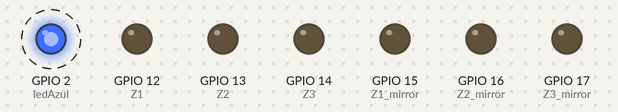
A sketch run on a simulated ESP32. On the bench: output pins drawn as LEDs (lit = HIGH). Dashed ring = blinking. The local clock reads 2024-03-15 10:24:30 at power-on unless the sketch sets it; what the sketch prints to the serial monitor is not drawn.

Above: at 2.5 s.
Timing chart, 0 to 6.6 s (numbered marks = the images above):
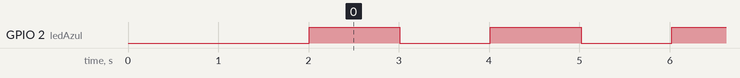

The sketch:

MobiusHubSetup.ino
```cpp
// Modelo Obsoleto / Veasé (MobiusHubSetup Legacy/DEPRECATED.md)
// Bienvenido a Möbius, úsese este código en dispositivos ESP-32
// Reportese y documentese cualquier error presente
// Z (Zona)
// Configurese PIN, Hora Local
// Capacidades Límitadas

// Sin Actualizar

// Incompatible con Equipo, Relé

#include <WiFi.h>
#include "time.h"

// Setup PIN Digital y LED
const int Z1 = 12;     // Configurese
const int Z2 = 13;     // Configurese
const int Z3 = 14;     // Configurese
const int ledAzul = 2; // No Configurar o Modificar

// PIN Espejo (!1, !2, !3)
const int Z1_mirror = 15; // Configurese
const int Z2_mirror = 16; // Configurese
const int Z3_mirror = 17; // Configurese

// Setup Tiempo
const long gmtOffset_sec = -5 * 3600;
const int daylightOffset_sec = 0;

// Setup Control de LED
unsigned long previousMillis = 0;
const long interval = 1000; // Intervalo 1s
int patternStep = 0;
bool errorState = false;
bool horaConfigurada = false;

// Estructura Horarios / Veasé Días y Horarios
struct HorarioRiego {
  int horaInicio;
  int minutoInicio;
  int horaFin;
  int minutoFin;
};

// Días de Riego L(1), X(3), V(5), D(0)
const int diasRiego[] = {1, 3, 5, 0};
const int numDiasRiego = 4;

// Horarios de Riego
HorarioRiego horarios[] = {
  {6, 30, 6, 45},  // Configurese
  {14, 40, 15, 0}  // Configurese
};
const int numHorarios = 2;

void setup() {
  Serial.begin(115200);

  // Output
  pinMode(Z1, OUTPUT);
  pinMode(Z2, OUTPUT);
  pinMode(Z3, OUTPUT);
  pinMode(ledAzul, OUTPUT);

  // Output espejo
  pinMode(Z1_mirror, OUTPUT);
  pinMode(Z2_mirror, OUTPUT);
  pinMode(Z3_mirror, OUTPUT);

  // Setup Bombas / Inicialmente OFF
  digitalWrite(Z1, LOW);
  digitalWrite(Z2, LOW);
  digitalWrite(Z3, LOW);
  digitalWrite(Z1_mirror, LOW);
  digitalWrite(Z2_mirror, LOW);
  digitalWrite(Z3_mirror, LOW);
  digitalWrite(ledAzul, LOW);

  Serial.println("Iniciando configuración...");

  // Auto Setup Hora Local / No NTP Server / Configurese
  configTime(gmtOffset_sec, daylightOffset_sec, NULL, NULL);

  // Forzar Setup de Hora Local / Inicial
  setenv("TZ", "COT-5", 1);
  tzset();

  // Manual Setup Hora Local
  struct tm timeinfo;
  timeinfo.tm_year = 125; // 1900 + 124 = 2024
  timeinfo.tm_mon = 11;    // Enero (0)
  timeinfo.tm_mday = 10;
  timeinfo.tm_hour = 0;
  timeinfo.tm_min = 0;
  timeinfo.tm_sec = 0;
  time_t t = mktime(&timeinfo);
  struct timeval now = {.tv_sec = t};
  settimeofday(&now, NULL);

  horaConfigurada = true;
  Serial.println("Setup de Hora Local Offline Éxitoso");

  // Muestreo de Hora Local
  mostrarHoraActual();

  delay(2000); // Evitación de Sobrecarga
}

void loop() {
  unsigned long currentMillis = millis();

  // Control de LED / Activo y En Espera
  if (currentMillis - previousMillis >= interval) {
    previousMillis = currentMillis;
    controlLED();
  }

  // Control de LED / Error
  if (errorState) {
    return;
  }

  // Error de Configuración / Detección / Muestreo en Control de LED
  if (!horaConfigurada) {
    errorState = true;
    return;
  }

  struct tm timeinfo;

  if (!getLocalTime(&timeinfo)) {
    Serial.println("Error al obtener la hora local");
    errorState = true;
    delay(1000);
    return;
  }

  // Verificación de Horario
  if (esDiaDeRiego(timeinfo.tm_wday)) {
    bool enHorarioRiego = false;

    for (int i = 0; i < numHorarios; i++) {
      if (estaEnHorario(timeinfo, horarios[i])) {
        enHorarioRiego = true;
        break;
      }
    }

    // Control de Bombas
    if (enHorarioRiego) {
      activarBombas();
      Serial.println("Bombas Activas / En Trabajo");
    } else {
      desactivarBombas();
      Serial.println("Bombas Innactivas / Fuera de Trabajo");
    }
  } else {
    desactivarBombas();
    Serial.println("Bombas Desactivada / No Disponible");
  }

  delay(100); // Evitación de Sobrecarga
}

void controlLED() {
  // Control de Errores / Verificación
  if (errorState) {
    digitalWrite(ledAzul, HIGH);
    return;
  }

  if (!horaConfigurada) {
    digitalWrite(ledAzul, HIGH); // Error
    return;
  }

  struct tm timeinfo;
  if (!getLocalTime(&timeinfo)) {
    errorState = true;
    return;
  }

  bool enHorarioRiego = false;
  bool esDiaValido = esDiaDeRiego(timeinfo.tm_wday);

  if (esDiaValido) {
    for (int i = 0; i < numHorarios; i++) {
      if (estaEnHorario(timeinfo, horarios[i])) {
        enHorarioRiego = true;
        break;
      }
    }
  }

  // Estado LED
  if (enHorarioRiego) {
    patronRiego();
  } else if (esDiaValido) {
    patronEspera();
  } else {
    digitalWrite(ledAzul, LOW);
    patternStep = 0;
  }
}

void patronRiego() {
  int ciclo = patternStep % 9;

  if (ciclo < 3 || ciclo >= 6) {
    digitalWrite(ledAzul, HIGH);
  } else {
    digitalWrite(ledAzul, LOW);
  }

  patternStep++;
  if (patternStep >= 900) {
    patternStep = 0;
  }
}

void patronEspera() {
  if (patternStep % 2 == 0) {
    digitalWrite(ledAzul, HIGH);
  } else {
    digitalWrite(ledAzul, LOW);
  }

  patternStep++;
  if (patternStep >= 600) {
    patternStep = 0;
  }
}

bool esDiaDeRiego(int diaSemana) {
  for (int i = 0; i < numDiasRiego; i++) {
    if (diasRiego[i] == diaSemana) {
      return true;
    }
  }
  return false;
}

bool estaEnHorario(struct tm timeinfo, HorarioRiego horario) {
  int horaActual = timeinfo.tm_hour;
  int minutoActual = timeinfo.tm_min;

  int inicioMinutos = horario.horaInicio * 60 + horario.minutoInicio;
  int finMinutos = horario.horaFin * 60 + horario.minutoFin;
  int actualMinutos = horaActual * 60 + minutoActual;

  return (actualMinutos >= inicioMinutos && actualMinutos < finMinutos);
}

void activarBombas() {
  // Zonas Principales
  digitalWrite(Z1, HIGH);
  digitalWrite(Z2, HIGH);
  digitalWrite(Z3, HIGH);

  // Replicación de PIN
  digitalWrite(Z1_mirror, HIGH);
  digitalWrite(Z2_mirror, HIGH);
  digitalWrite(Z3_mirror, HIGH);
}

void desactivarBombas() {
  // Zonas Principales
  digitalWrite(Z1, LOW);
  digitalWrite(Z2, LOW);
  digitalWrite(Z3, LOW);

  // Replicación de PIN
  digitalWrite(Z1_mirror, LOW);
  digitalWrite(Z2_mirror, LOW);
  digitalWrite(Z3_mirror, LOW);
}

void mostrarHoraActual() {
  struct tm timeinfo;
  if (!getLocalTime(&timeinfo)) {
    Serial.println("Error de Obtención de Hora");
    return;
  }

  char buffer[50];
  strftime(buffer, sizeof(buffer), "Hora Actual: %A %Y-%m-%d %H:%M:%S", &timeinfo);
  Serial.println(buffer);

  Serial.print("Día de Semana ");
  Serial.println(timeinfo.tm_wday);

  Serial.print("Día de Riego ");
  Serial.println(esDiaDeRiego(timeinfo.tm_wday) ? "Sí" : "No");
}
```

Measured:
- by itself, GPIO 2 (ledAzul): alternates HIGH for 1.0 s and LOW for 1.0 s
